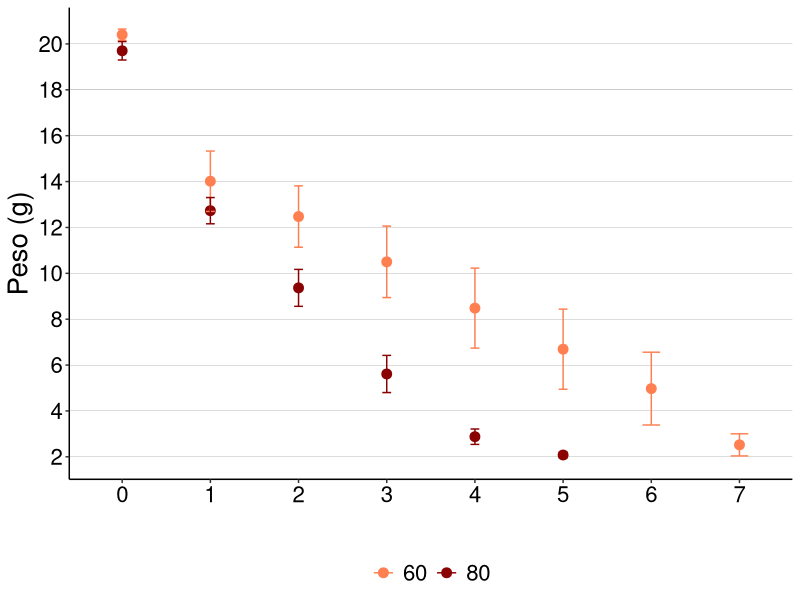
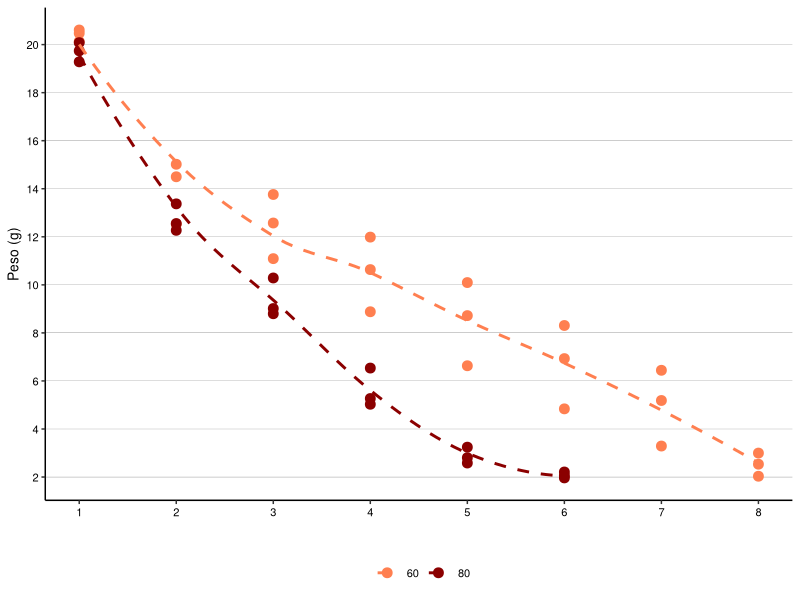
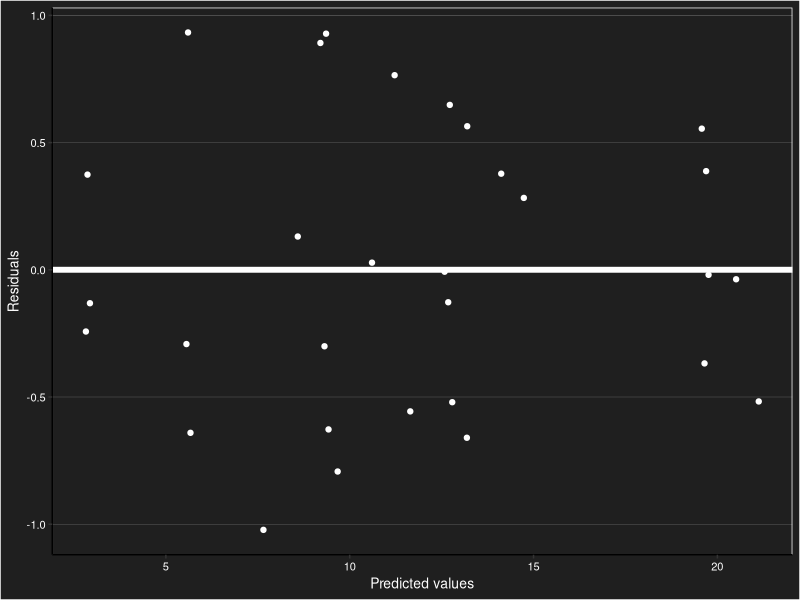
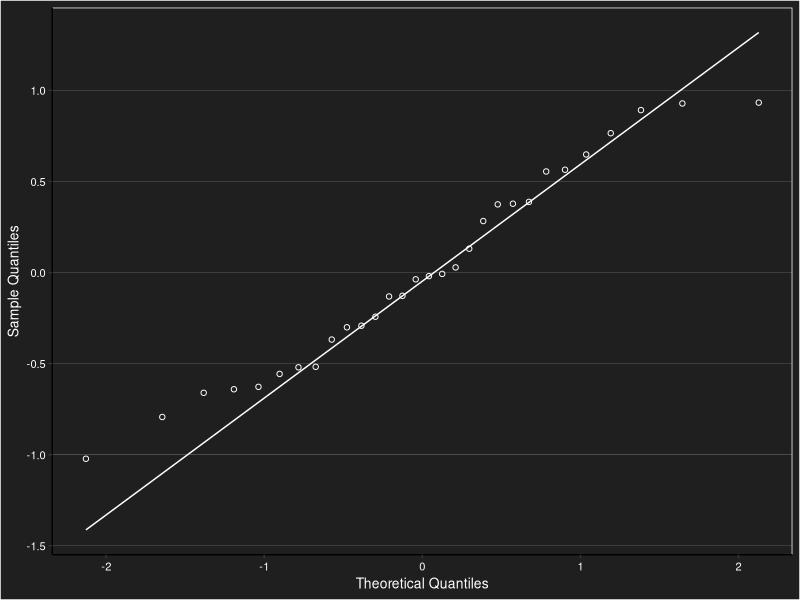
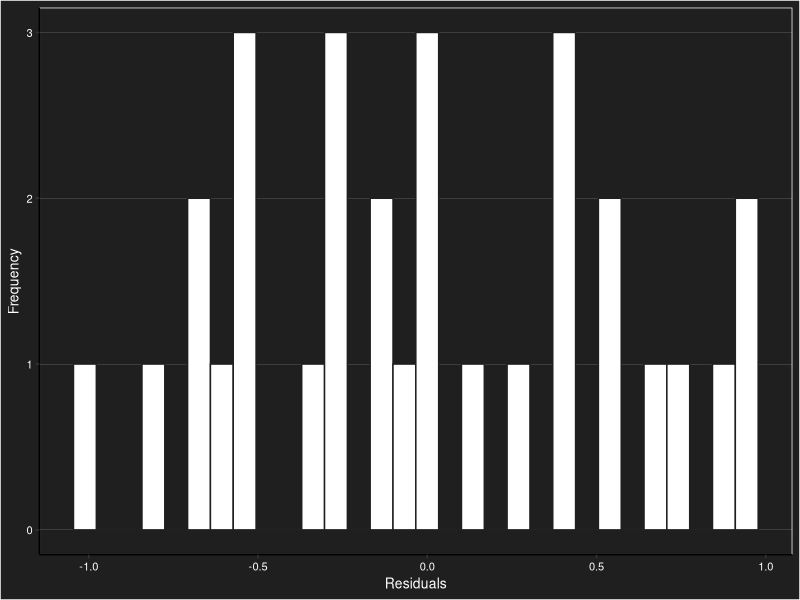

Write R code to recreate these figures, in order. (Note: this script raises an error after producing the figures.)
## ---- chunk 1
knitr::opts_chunk$set(warning = FALSE, message = FALSE, echo = FALSE)

library(readxl)
datospeso <- read_excel("database.xlsx", sheet="Prueba_secado")

datospeso$Temperatura<-factor(datospeso$Temperatura,levels=c("60","80"))
datospeso$Repeticion<-factor(datospeso$Repeticion,levels=c("1", "2","3"))
datospeso$Hora<-factor(datospeso$Hora,levels=c("0","1","2","3","4","5","6","7"))
datospeso$Peso <- as.numeric(datospeso$Peso)

## ---- chunk 2
knitr::opts_chunk$set(warning = FALSE, message = FALSE, echo = FALSE)

library(dplyr)
table_dry_test <- datospeso %>%
  dplyr::group_by(Temperatura,Hora) %>%
  dplyr::summarise(n=n(),
                   Mean=mean(Peso),
                   sd=sd(Peso))
table_dry_test
## ---- chunk 3
knitr::opts_chunk$set(warning = FALSE, message = FALSE, echo = FALSE)

library(ggplot2)
gg_peso_secado<-ggplot(table_dry_test, aes(x=Hora, y=Mean, color=Temperatura)) +
  geom_point(size=3)+
  # geom_smooth(method = "gam",se=F,size=1.5)+
  geom_errorbar(aes(ymin=Mean-sd, ymax=Mean+sd),
                width=0.2, position=position_dodge(0))+
  scale_color_manual(values=c("coral","red4"))+
  labs(y="Peso (g)", x="")+
  theme_classic()+
  theme(panel.grid.major.y = element_line(size=0.05, color='black'))+
  theme(panel.grid.major.x = element_blank())+
  theme(text = element_text(size=20, color='black'))+
  theme(axis.text = element_text(color='black'))+
  theme(legend.title=element_blank())+
  theme(legend.position = "bottom")+
  scale_y_continuous(breaks = seq(0, max(22), by = 2))
gg_peso_secado

## ---- chunk 4
knitr::opts_chunk$set(warning = FALSE, message = FALSE, echo = FALSE)

datospeso$Hora<-as.numeric(datospeso$Hora)

library(ggplot2)
gg_drytest<-ggplot(data=datospeso, aes(x=Hora, y=Peso, color=Temperatura))+
  scale_color_manual(values=c("coral","red4"))+
  geom_point(size=3)+
  geom_smooth(method="loess", se = F, linetype="dashed", lwd=1, size=1)+
  scale_y_continuous(breaks=seq(0,24,2))+
  theme_classic()+
  theme(panel.grid.major.y = element_line(size=0.05, color='black'))+
  theme(panel.grid.major.x = element_blank())+
  theme(text = element_text(size=32, color='black'))+
  theme(axis.text = element_text(color='black'))+
  theme(legend.position = "bottom")+
  theme(text = element_text(size=10))+
  ylab("Peso (g)")+
  xlab("")+
  labs(color = "", shape = "")+
  scale_x_continuous(limits = c(1, 8), breaks = seq(1, 8, 1))
gg_drytest

## ---- chunk 5
knitr::opts_chunk$set(warning = FALSE, message = FALSE, echo = FALSE)

library(nlme)
library(tidyr)
library(dplyr)
datospeso2<-datospeso
datospeso2$Hora<-as.factor(datospeso2$Hora)
dp_dry<-datospeso2[-c(19:24),]
dp_wide <- tidyr::spread(dp_dry, Hora, Peso)
dp_tiempos <-dp_wide[,-c(1:2)]


gathercols <- c("1",  "2",  "3",  "4",  "5")
datospeso2w <- tidyr::gather(dp_wide, "Hora", "Peso", gathercols)
datospeso2w$Hora<-factor(datospeso2w$Hora, levels = c("1",  "2",  "3",  "4",  "5"))
colnames(datospeso2w)[3]<-"basal"

## ---- chunk 6
knitr::opts_chunk$set(warning = FALSE, message = FALSE, echo = FALSE)

library(dplyr)
table_datospeso2 <- datospeso2w %>% 
  dplyr::group_by(Hora, Temperatura) %>%
  dplyr::select_if(is.numeric) %>%
  dplyr::summarise_all(.funs = c(
    n = length, 
    Mean = mean, 
    sd = sd, 
    min = min, 
    max = max
  )
)

table_datospeso2<-table_datospeso2[,-c(3,5,7,9,11)]

## ---- chunk 7
knitr::opts_chunk$set(warning = FALSE, message = FALSE, echo = FALSE)

library(ggplot2)
library(GGally)
ggcor_dp_tiempos<-ggpairs(dp_tiempos) 
# round(cor(tiempos),2) #matriz de correlacion
# ggcor_dp_tiempos2<-ggcorr(dp_tiempos, label = TRUE, label_size = 3,limits = FALSE, midpoint = NULL, label_round = 2)

## ---- chunk 8
knitr::opts_chunk$set(warning = FALSE, message = FALSE, echo = FALSE)

round(cov(dp_tiempos),2) #matriz de covarianza 

## ---- chunk 9
knitr::opts_chunk$set(warning = FALSE, message = FALSE, echo = FALSE)

# m1<-gls(carbon_ac ~ matu*time_min + basal,  correlation = corCompSymm(form = ~ 1 | rep), resp2w)


# #Modelo 2: AR1, varianzas iguales
library(nlme)
modelo_secado<-gls((Peso) ~ Hora*Temperatura + basal ,  correlation = corAR1(form = ~ 1 | Repeticion), datospeso2w)
# modelo_secado<-gls((carbon_ac) ~ matu ,  correlation = corAR1(form = ~ 1 | rep), resp2)
modelo_secado$call

## ---- chunk 10
knitr::opts_chunk$set(warning = FALSE, message = FALSE, echo = FALSE)

resp_ajuste <- as.data.frame(cbind(
  "residuos" = residuals(modelo_secado),
  "predichos" = predict(modelo_secado)))
resp_ajuste$Hora_ac <- datospeso2w$Hora_ac

HVresp<-ggplot(resp_ajuste) +
  aes(predichos, residuos) +
  geom_hline(yintercept = 0, colour="white", size=2) +
  geom_point(colour="white")+
  theme_classic()+
  labs(y="Residuals", x="Predicted values")+
  theme(legend.position = "bottom", legend.background = element_rect(fill = "gray12"))+
  theme(panel.grid.major.y = element_line(size=0.05, color='white'))+
  theme(panel.grid.major.x = element_blank())+
  theme(text = element_text(size=10, color='white'))+
  theme(axis.text = element_text(color='white'))+
  theme(plot.background = element_rect(fill = "gray12"))+
  theme(panel.background = element_rect(fill = "gray12", color = "white"))
HVresp

QQresp<-ggplot(resp_ajuste) +
  aes(sample = residuos) +
  geom_qq(shape = 1, colour="white") +
  geom_qq_line(colour="white")+
  theme_classic()+
  labs(y="Sample Quantiles", x="Theoretical Quantiles")+
  theme(legend.position = "bottom", legend.background = element_rect(fill = "gray12"))+
  theme(panel.grid.major.y = element_line(size=0.05, color='white'))+
  theme(panel.grid.major.x = element_blank())+
  theme(text = element_text(size=10, color='white'))+
  theme(axis.text = element_text(color='white'))+
  theme(plot.background = element_rect(fill = "gray12"))+
  theme(panel.background = element_rect(fill = "gray12", color = "white"))
QQresp

ggplot(aes(x = resp_ajuste$residuos), data = datospeso2w)+
  geom_histogram(colour="gray12",fill="white")+
  theme_classic()+
  ylab("Frequency")+ xlab("Residuals")+
  theme(legend.background = element_rect(fill = "gray12"))+
  theme(panel.grid.major.y = element_line(size=0.05, color='white'))+
  theme(panel.grid.major.x = element_blank())+
  theme(text = element_text(size=10, color='white'))+
  theme(axis.text = element_text(color='white'))+
  theme(plot.background = element_rect(fill = "gray12"))+
  theme(panel.background = element_rect(fill = "gray12", color = "white"))

e<-resid(modelo_secado) # residuos de pearson
pre<-predict(modelo_secado) #predichos
shapiro.test(e)

## ---- chunk 11
knitr::opts_chunk$set(warning = FALSE, message = FALSE, echo = FALSE)

modelo_secado$coefficients

# Si hay interacción significa beta1 != beta3

## ---- chunk 12
knitr::opts_chunk$set(warning = FALSE, message = FALSE, echo = FALSE)

anova(modelo_secado)

# Si hay interacción significa beta1 != beta3

## ---- chunk 13
knitr::opts_chunk$set(warning = FALSE, message = FALSE, echo = FALSE)

library(emmeans)
comp_dp<-emmeans(modelo_secado, pairwise ~ Temperatura|Hora, mode = "appx-satterthwaite")
comp_dp
## ---- chunk 14
knitr::opts_chunk$set(warning = FALSE, message = FALSE, echo = FALSE)

library(ggplot2)
library(emmeans)
complot<-plot(comp_dp, comparisons = TRUE)+
  facet_wrap(~Hora, strip.position = "right", ncol = 1,
             labeller = label_wrap_gen(width = 1))+
  labs(x = "Peso (g)", y ="Temperatura")+
  theme_classic()+
  ggtitle("Mean Contrast")+
  theme(plot.title = element_text(hjust = 0.5, size = rel(1), color = "black"))+
  theme(legend.position='none')+
  theme(panel.grid.major.y = element_line(color="grey", size=4))+
  theme(panel.grid.major.x = element_blank())+
  theme(text = element_text(size=15, color='black'))+
  theme(axis.text = element_text(color='black', size=15))+
  theme(strip.text.y = element_text(angle = 0))+
  scale_x_continuous(limits = c(0, 18), breaks = seq(0,18,2))#+
  # annotate("text", x = table_datospeso2$Peso_Mean[table_datospeso2$Temperatura == "60" & table_resp2$Hora == "1"], y = 1 , label = "b")+
  # annotate("text", x = table_datospeso2$Peso_Mean[table_datospeso2$Temperatura == "80" & table_datospeso2$Hora == "1"], y = 1 , label = "a")
complot
## ---- chunk 15
knitr::opts_chunk$set(warning = FALSE, message = FALSE, echo = FALSE)

datospeso2w1<-datospeso2w
datospeso2w1$Hora<-as.numeric(datospeso2w1$Hora)

library(ggplot2)
colores<-c("coral","red4")

# Generar un data frame con los valores de time_min y matu para predecir
newdata <- expand.grid(Hora = seq(1, 5, by = 1), Temperatura = c("60", "80"), basal=datospeso2w1$basal)
newdata$Hora <- as.factor(newdata$Hora)

# Predecir los valores de Peso utilizando el modelo ajustado y los valores de newdata
# pred <- predict(modelo_secado, newdata, type = "response")

# Unir los valores predecidos y los valores de newdata en un data frame
# df_pred <- cbind(newdata, pred)

# Graficar puntos y línea ajustada
gm_aj <- ggplot(datospeso2w1, aes(x = Hora, y = Peso, color=Temperatura)) +
  geom_point(size=1.5) +
  geom_smooth(aes(y = fitted(modelo_secado), group = Temperatura),method="lm", se = F, linetype="dashed",   lwd=1,      size=1.5, color="black")+
  labs(y = "Peso (g)", x = "Tiempo (Horas)") +
  theme_classic() +
  theme(plot.title = element_text(hjust = 0.5, size = rel(0.5))) +
  scale_color_manual(values = colores) +
  theme(legend.title = element_blank()) +
  theme(legend.position = 'bottom') +
  theme(panel.grid.major.y = element_line(color = 'black')) +
  theme(panel.grid.major.x = element_blank()) +
  theme(text = element_text(size = 15, color = 'black')) +
  theme(axis.text = element_text(color = 'black'))+
  scale_x_continuous(limits = c(0, 5), breaks = seq(0, 5, 1))+
  scale_y_continuous(limits = c(0, 16), breaks = seq(0, 16, 2))
# gm_aj

## ---- chunk 16
knitr::opts_chunk$set(warning = FALSE, message = FALSE, echo = FALSE)

library(dplyr)
# datospeso2 <- datospeso2w %>%
#   dplyr::mutate(Hora = rep(seq(from = 0, to = 5, by = 5), times=5))

colores <- c("coral","red4")

df_line60 <- data.frame(x = c(1,5), y = c(13.22, 5.90))
df_line80 <- data.frame(x = c(1,5), y = c(13.52, 2.87))
## ---- chunk 17
knitr::opts_chunk$set(warning = FALSE, message = FALSE, echo = FALSE)

library(ggplot2)
gm_ajust <- ggplot(datospeso2w1, aes(x = Hora, y = Peso)) +
  geom_point(aes(color = factor(Temperatura)), size = 6)+
  geom_line(data = df_line60, aes(x = x, y = y), color="coral", size= 2, linetype = "dotdash")+
  geom_line(data = df_line80, aes(x = x, y = y), color="red4", size= 2, linetype = "dotdash")+
  labs(y = "Peso (g)", x = "Tiempo (hora)") +
  theme_classic() +
  theme(plot.title = element_text(hjust = 0.5, size = rel(0.5))) +
  scale_color_manual(values = colores) +
  theme(legend.title = element_blank()) +
  theme(legend.position = 'bottom') +
  theme(panel.grid.major.y = element_line(color = 'black')) +
  theme(panel.grid.major.x = element_blank()) +
  theme(text = element_text(size = 15, color = 'black')) +
  theme(axis.text = element_text(color = 'black'))+
  scale_x_continuous(limits = c(1, 5), breaks = seq(1, 5, 1))+
  scale_y_continuous(limits = c(0, 16), breaks = seq(0, 16, 2))
# gm_ajust
